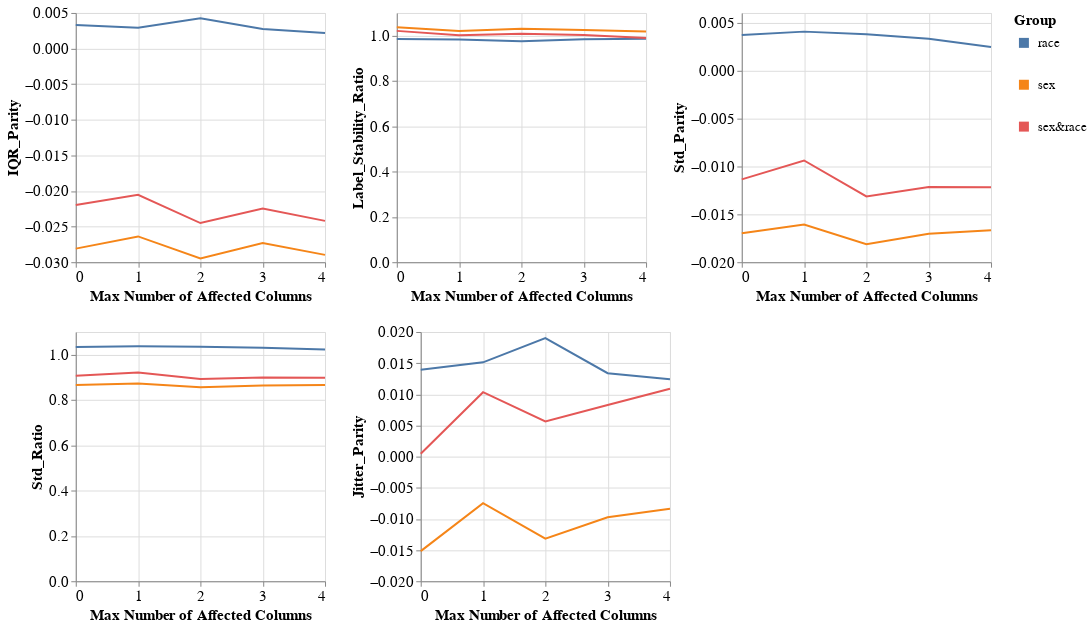

The cell this chart's notebook holds for it:
### Markdown cell above
### Group metrics per dataset and model

### Code cell
visualizer.create_groups_grid_pct_lines_plot(model_name=MODEL_NAMES[0],
                                             target_preprocessing_technique=PREPROCESSING_TECHNIQUES[0],
                                             group_metrics_type='variance',
                                             mode='max_num_columns')

### Figure 1 — Vega-Lite specification as saved in the notebook (floating-point values rounded to 4 significant figures)
{"config": {"view": {"continuousWidth": 400, "continuousHeight": 300}, "axis": {"labelFontSize": 15, "titleFontSize": 15}, "legend": {"labelFontSize": 13, "symbolStrokeWidth": 10, "titleFontSize": 15}}, "vconcat": [{"hconcat": [{"mark": "line", "encoding": {"color": {"field": "Group", "type": "nominal"}, "x": {"axis": {"tickMinStep": 1}, "field": "Percentage", "title": "Max Number of Affected Columns", "type": "quantitative"}, "y": {"field": "Metric_Value", "title": "IQR_Parity", "type": "quantitative"}}, "height": 250, "width": 250}, {"data": {"name": "data-988bac04858ac96bc795dda81dbca497"}, "mark": "line", "encoding": {"color": {"field": "Group", "type": "nominal"}, "x": {"axis": {"tickMinStep": 1}, "field": "Percentage", "title": "Max Number of Affected Columns", "type": "quantitative"}, "y": {"field": "Metric_Value", "title": "Label_Stability_Ratio", "type": "quantitative"}}, "height": 250, "width": 250}, {"data": {"name": "data-bd578ae66186f7f15d84751801f035a4"}, "mark": "line", "encoding": {"color": {"field": "Group", "type": "nominal"}, "x": {"axis": {"tickMinStep": 1}, "field": "Percentage", "title": "Max Number of Affected Columns", "type": "quantitative"}, "y": {"field": "Metric_Value", "title": "Std_Parity", "type": "quantitative"}}, "height": 250, "width": 250}]}, {"hconcat": [{"mark": "line", "encoding": {"color": {"field": "Group", "type": "nominal"}, "x": {"axis": {"tickMinStep": 1}, "field": "Percentage", "title": "Max Number of Affected Columns", "type": "quantitative"}, "y": {"field": "Metric_Value", "title": "Std_Ratio", "type": "quantitative"}}, "height": 250, "width": 250}, {"data": {"name": "data-a4be2da8630cfd04e439f723e4617b0d"}, "mark": "line", "encoding": {"color": {"field": "Group", "type": "nominal"}, "x": {"axis": {"tickMinStep": 1}, "field": "Percentage", "title": "Max Number of Affected Columns", "type": "quantitative"}, "y": {"field": "Metric_Value", "title": "Jitter_Parity", "type": "quantitative"}}, "height": 250, "width": 250}], "data": {"name": "data-2048a2860a04b2f038d5999da722e8fd"}}], "data": {"name": "data-95df3a89742602f180e7307c9c5320c2"}, "$schema": "https://vega.github.io/schema/vega-lite/v4.17.0.json", "datasets": {"data-95df3a89742602f180e7307c9c5320c2": [{"Model_Name": "DecisionTreeClassifier", "Metric": "IQR_Parity", "Group": "race", "Metric_Value": 0.003295, "Percentage": 0.0}, {"Model_Name": "DecisionTreeClassifier", "Metric": "IQR_Parity", "Group": "sex", "Metric_Value": -0.02809, "Percentage": 0.0}, {"Model_Name": "DecisionTreeClassifier", "Metric": "IQR_Parity", "Group": "sex&race", "Metric_Value": -0.02197, "Percentage": 0.0}, {"Model_Name": "DecisionTreeClassifier", "Metric": "IQR_Parity", "Group": "race", "Metric_Value": 0.002919, "Percentage": 1.0}, {"Model_Name": "DecisionTreeClassifier", "Metric": "IQR_Parity", "Group": "sex", "Metric_Value": -0.02638, "Percentage": 1.0}, {"Model_Name": "DecisionTreeClassifier", "Metric": "IQR_Parity", "Group": "sex&race", "Metric_Value": -0.02054, "Percentage": 1.0}, {"Model_Name": "DecisionTreeClassifier", "Metric": "IQR_Parity", "Group": "race", "Metric_Value": 0.00427, "Percentage": 2.0}, {"Model_Name": "DecisionTreeClassifier", "Metric": "IQR_Parity", "Group": "sex", "Metric_Value": -0.02947, "Percentage": 2.0}, {"Model_Name": "DecisionTreeClassifier", "Metric": "IQR_Parity", "Group": "sex&race", "Metric_Value": -0.0245, "Percentage": 2.0}, {"Model_Name": "DecisionTreeClassifier", "Metric": "IQR_Parity", "Group": "race", "Metric_Value": 0.002763, "Percentage": 3.0}, {"Model_Name": "DecisionTreeClassifier", "Metric": "IQR_Parity", "Group": "sex", "Metric_Value": -0.02732, "Percentage": 3.0}, {"Model_Name": "DecisionTreeClassifier", "Metric": "IQR_Parity", "Group": "sex&race", "Metric_Value": -0.02247, "Percentage": 3.0}, {"Model_Name": "DecisionTreeClassifier", "Metric": "IQR_Parity", "Group": "race", "Metric_Value": 0.002172, "Percentage": 4.0}, {"Model_Name": "DecisionTreeClassifier", "Metric": "IQR_Parity", "Group": "sex", "Metric_Value": -0.02897, "Percentage": 4.0}, {"Model_Name": "DecisionTreeClassifier", "Metric": "IQR_Parity", "Group": "sex&race", "Metric_Value": -0.0242, "Percentage": 4.0}], "data-988bac04858ac96bc795dda81dbca497": [{"Model_Name": "DecisionTreeClassifier", "Metric": "Label_Stability_Ratio", "Group": "race", "Metric_Value": 0.9847, "Percentage": 0.0}, {"Model_Name": "DecisionTreeClassifier", "Metric": "Label_Stability_Ratio", "Group": "sex", "Metric_Value": 1.037, "Percentage": 0.0}, {"Model_Name": "DecisionTreeClassifier", "Metric": "Label_Stability_Ratio", "Group": "sex&race", "Metric_Value": 1.021, "Percentage": 0.0}, {"Model_Name": "DecisionTreeClassifier", "Metric": "Label_Stability_Ratio", "Group": "race", "Metric_Value": 0.9829, "Percentage": 1.0}, {"Model_Name": "DecisionTreeClassifier", "Metric": "Label_Stability_Ratio", "Group": "sex", "Metric_Value": 1.02, "Percentage": 1.0}, {"Model_Name": "DecisionTreeClassifier", "Metric": "Label_Stability_Ratio", "Group": "sex&race", "Metric_Value": 1.002, "Percentage": 1.0}, {"Model_Name": "DecisionTreeClassifier", "Metric": "Label_Stability_Ratio", "Group": "race", "Metric_Value": 0.975, "Percentage": 2.0}, {"Model_Name": "DecisionTreeClassifier", "Metric": "Label_Stability_Ratio", "Group": "sex", "Metric_Value": 1.03, "Percentage": 2.0}, {"Model_Name": "DecisionTreeClassifier", "Metric": "Label_Stability_Ratio", "Group": "sex&race", "Metric_Value": 1.008, "Percentage": 2.0}, {"Model_Name": "DecisionTreeClassifier", "Metric": "Label_Stability_Ratio", "Group": "race", "Metric_Value": 0.9845, "Percentage": 3.0}, {"Model_Name": "DecisionTreeClassifier", "Metric": "Label_Stability_Ratio", "Group": "sex", "Metric_Value": 1.025, "Percentage": 3.0}, {"Model_Name": "DecisionTreeClassifier", "Metric": "Label_Stability_Ratio", "Group": "sex&race", "Metric_Value": 1.002, "Percentage": 3.0}, {"Model_Name": "DecisionTreeClassifier", "Metric": "Label_Stability_Ratio", "Group": "race", "Metric_Value": 0.9859, "Percentage": 4.0}, {"Model_Name": "DecisionTreeClassifier", "Metric": "Label_Stability_Ratio", "Group": "sex", "Metric_Value": 1.018, "Percentage": 4.0}, {"Model_Name": "DecisionTreeClassifier", "Metric": "Label_Stability_Ratio", "Group": "sex&race", "Metric_Value": 0.9893, "Percentage": 4.0}], "data-bd578ae66186f7f15d84751801f035a4": [{"Model_Name": "DecisionTreeClassifier", "Metric": "Std_Parity", "Group": "race", "Metric_Value": 0.003698, "Percentage": 0.0}, {"Model_Name": "DecisionTreeClassifier", "Metric": "Std_Parity", "Group": "sex", "Metric_Value": -0.01698, "Percentage": 0.0}, {"Model_Name": "DecisionTreeClassifier", "Metric": "Std_Parity", "Group": "sex&race", "Metric_Value": -0.01136, "Percentage": 0.0}, {"Model_Name": "DecisionTreeClassifier", "Metric": "Std_Parity", "Group": "race", "Metric_Value": 0.004053, "Percentage": 1.0}, {"Model_Name": "DecisionTreeClassifier", "Metric": "Std_Parity", "Group": "sex", "Metric_Value": -0.01608, "Percentage": 1.0}, {"Model_Name": "DecisionTreeClassifier", "Metric": "Std_Parity", "Group": "sex&race", "Metric_Value": -0.00939, "Percentage": 1.0}, {"Model_Name": "DecisionTreeClassifier", "Metric": "Std_Parity", "Group": "race", "Metric_Value": 0.003781, "Percentage": 2.0}, {"Model_Name": "DecisionTreeClassifier", "Metric": "Std_Parity", "Group": "sex", "Metric_Value": -0.01811, "Percentage": 2.0}, {"Model_Name": "DecisionTreeClassifier", "Metric": "Std_Parity", "Group": "sex&race", "Metric_Value": -0.01313, "Percentage": 2.0}, {"Model_Name": "DecisionTreeClassifier", "Metric": "Std_Parity", "Group": "race", "Metric_Value": 0.0033, "Percentage": 3.0}, {"Model_Name": "DecisionTreeClassifier", "Metric": "Std_Parity", "Group": "sex", "Metric_Value": -0.01702, "Percentage": 3.0}, {"Model_Name": "DecisionTreeClassifier", "Metric": "Std_Parity", "Group": "sex&race", "Metric_Value": -0.01215, "Percentage": 3.0}, {"Model_Name": "DecisionTreeClassifier", "Metric": "Std_Parity", "Group": "race", "Metric_Value": 0.002439, "Percentage": 4.0}, {"Model_Name": "DecisionTreeClassifier", "Metric": "Std_Parity", "Group": "sex", "Metric_Value": -0.01668, "Percentage": 4.0}, {"Model_Name": "DecisionTreeClassifier", "Metric": "Std_Parity", "Group": "sex&race", "Metric_Value": -0.01218, "Percentage": 4.0}], "data-2048a2860a04b2f038d5999da722e8fd": [{"Model_Name": "DecisionTreeClassifier", "Metric": "Std_Ratio", "Group": "race", "Metric_Value": 1.034, "Percentage": 0.0}, {"Model_Name": "DecisionTreeClassifier", "Metric": "Std_Ratio", "Group": "sex", "Metric_Value": 0.866, "Percentage": 0.0}, {"Model_Name": "DecisionTreeClassifier", "Metric": "Std_Ratio", "Group": "sex&race", "Metric_Value": 0.9071, "Percentage": 0.0}, {"Model_Name": "DecisionTreeClassifier", "Metric": "Std_Ratio", "Group": "race", "Metric_Value": 1.037, "Percentage": 1.0}, {"Model_Name": "DecisionTreeClassifier", "Metric": "Std_Ratio", "Group": "sex", "Metric_Value": 0.8722, "Percentage": 1.0}, {"Model_Name": "DecisionTreeClassifier", "Metric": "Std_Ratio", "Group": "sex&race", "Metric_Value": 0.9217, "Percentage": 1.0}, {"Model_Name": "DecisionTreeClassifier", "Metric": "Std_Ratio", "Group": "race", "Metric_Value": 1.035, "Percentage": 2.0}, {"Model_Name": "DecisionTreeClassifier", "Metric": "Std_Ratio", "Group": "sex", "Metric_Value": 0.856, "Percentage": 2.0}, {"Model_Name": "DecisionTreeClassifier", "Metric": "Std_Ratio", "Group": "sex&race", "Metric_Value": 0.8926, "Percentage": 2.0}, {"Model_Name": "DecisionTreeClassifier", "Metric": "Std_Ratio", "Group": "race", "Metric_Value": 1.03, "Percentage": 3.0}, {"Model_Name": "DecisionTreeClassifier", "Metric": "Std_Ratio", "Group": "sex", "Metric_Value": 0.8638, "Percentage": 3.0}, {"Model_Name": "DecisionTreeClassifier", "Metric": "Std_Ratio", "Group": "sex&race", "Metric_Value": 0.8995, "Percentage": 3.0}, {"Model_Name": "DecisionTreeClassifier", "Metric": "Std_Ratio", "Group": "race", "Metric_Value": 1.023, "Percentage": 4.0}, {"Model_Name": "DecisionTreeClassifier", "Metric": "Std_Ratio", "Group": "sex", "Metric_Value": 0.8656, "Percentage": 4.0}, {"Model_Name": "DecisionTreeClassifier", "Metric": "Std_Ratio", "Group": "sex&race", "Metric_Value": 0.8977, "Percentage": 4.0}], "data-a4be2da8630cfd04e439f723e4617b0d": [{"Model_Name": "DecisionTreeClassifier", "Metric": "Jitter_Parity", "Group": "race", "Metric_Value": 0.01396, "Percentage": 0.0}, {"Model_Name": "DecisionTreeClassifier", "Metric": "Jitter_Parity", "Group": "sex", "Metric_Value": -0.01517, "Percentage": 0.0}, {"Model_Name": "DecisionTreeClassifier", "Metric": "Jitter_Parity", "Group": "sex&race", "Metric_Value": 0.0004619, "Percentage": 0.0}, {"Model_Name": "DecisionTreeClassifier", "Metric": "Jitter_Parity", "Group": "race", "Metric_Value": 0.01513, "Percentage": 1.0}, {"Model_Name": "DecisionTreeClassifier", "Metric": "Jitter_Parity", "Group": "sex", "Metric_Value": -0.00746, "Percentage": 1.0}, {"Model_Name": "DecisionTreeClassifier", "Metric": "Jitter_Parity", "Group": "sex&race", "Metric_Value": 0.01034, "Percentage": 1.0}, {"Model_Name": "DecisionTreeClassifier", "Metric": "Jitter_Parity", "Group": "race", "Metric_Value": 0.01901, "Percentage": 2.0}, {"Model_Name": "DecisionTreeClassifier", "Metric": "Jitter_Parity", "Group": "sex", "Metric_Value": -0.01317, "Percentage": 2.0}, {"Model_Name": "DecisionTreeClassifier", "Metric": "Jitter_Parity", "Group": "sex&race", "Metric_Value": 0.005655, "Percentage": 2.0}, {"Model_Name": "DecisionTreeClassifier", "Metric": "Jitter_Parity", "Group": "race", "Metric_Value": 0.01339, "Percentage": 3.0}, {"Model_Name": "DecisionTreeClassifier", "Metric": "Jitter_Parity", "Group": "sex", "Metric_Value": -0.009742, "Percentage": 3.0}, {"Model_Name": "DecisionTreeClassifier", "Metric": "Jitter_Parity", "Group": "sex&race", "Metric_Value": 0.008285, "Percentage": 3.0}, {"Model_Name": "DecisionTreeClassifier", "Metric": "Jitter_Parity", "Group": "race", "Metric_Value": 0.01241, "Percentage": 4.0}, {"Model_Name": "DecisionTreeClassifier", "Metric": "Jitter_Parity", "Group": "sex", "Metric_Value": -0.008381, "Percentage": 4.0}, {"Model_Name": "DecisionTreeClassifier", "Metric": "Jitter_Parity", "Group": "sex&race", "Metric_Value": 0.0109, "Percentage": 4.0}]}}
